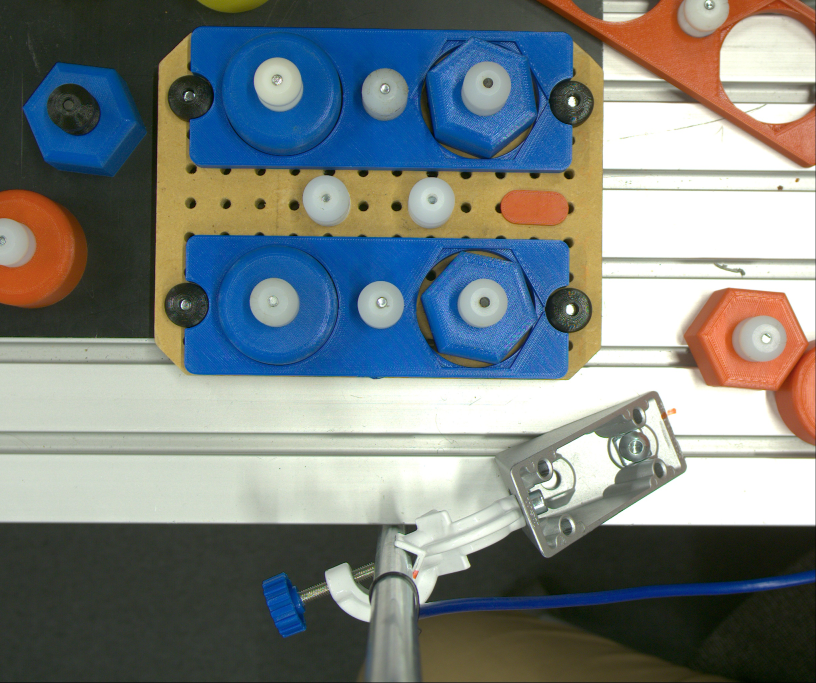
#> input picture image_data/test_images/test_eval_correct_blue_00.jpg, 2448 x 2048 px (shown at 1/3 size); its folder holds only this picture in this run
$ python -i vision_pipeline.py   (imports and definitions only)
#> lines starting #> are read from the running program, lines starting #| are printed output that depends on the picture
"""
vision_pipeline.py

Provides classes and functions for camera handling (Basler/Pylon) and image processing
for industrial vision pipelines. Supports ROI selection, image loading, cropping, preprocessing,
and multiple augmentation routines, enabling flexible integration with vision-centric workflows.
"""

import os
import cv2
import numpy as np
from pypylon import pylon, genicam
import logging

# Configuration
ROI = (528, 63, 1221, 1096)  # ROI for border-cropped part images (x, y, w, h)


# [6 lines left out: function setup_converter, not called in this run]


class Camera:
    """Handle all Basler camera and image preprocessing for the project."""

    # [50 lines left out: functions __init__, setup_cameras, capture_raw, shutdown, not called in this run]


class VisionProcessor:
    """Static methods for loading, preprocessing, cropping, and augmenting images."""

    # [41 lines left out: functions load_images, load_images_npy, not called in this run]

    @staticmethod
    def crop(image: np.ndarray, roi: tuple = ROI) -> np.ndarray:
        """Crop the image to roi=(x, y, w, h) and return result."""
        if image is None:
            raise ValueError("Input image is None")
        x, y, w, h = roi
        return image[y:y + h, x:x + w]

    @staticmethod
    def preprocess(image: np.ndarray, roi: tuple = ROI, resize_to: int = None, normalize: bool = False,
                   visualisation: bool = False) -> np.ndarray:
        """Crop, resize, and preprocess image for ML pipelines.

        Args:
            image (np.ndarray): Input image.
            roi (tuple, optional): ROI for cropping.
            resize_to (int, optional): Output resolution for resizing.
            normalize (bool, optional): If True, normalize to 0-1 and transpose to CHW.
            visualisation (bool, optional): If True, show the preprocessed image.

        Returns:
            np.ndarray: Preprocessed image.
        """
        if roi:
            img = VisionProcessor.crop(image, roi)
        if resize_to:
            img = cv2.resize(img, (resize_to, resize_to))
        if visualisation:
            cv2.namedWindow('Preprocessed Image', cv2.WINDOW_NORMAL)
            cv2.imshow('Preprocessed Image', img)
            cv2.resizeWindow('Preprocessed Image', 1000, 1000)
            cv2.waitKey(0)
            cv2.destroyWindow('Preprocessed Image')
        img = cv2.cvtColor(img, cv2.COLOR_BGR2RGB)
        if normalize:
            img = img.astype(np.float32) / 255.0
            img = np.transpose(img, (2, 0, 1))  # (C, H, W)
        return img

    # [44 lines left out: functions augment_for_anomaly, augment_lighting, augment_color_saturation, not called in this run]

>>> import cv2
>>> picture = cv2.imread('image_data/test_images/test_eval_correct_blue_00.jpg')
#> picture is the input picture: shape (2048, 2448, 3); mean B, G, R 127.3, 128.2, 119.9
>>> result = VisionProcessor().preprocess(picture)
#> in crop, `return image[y:y + h, x:x + w]`:
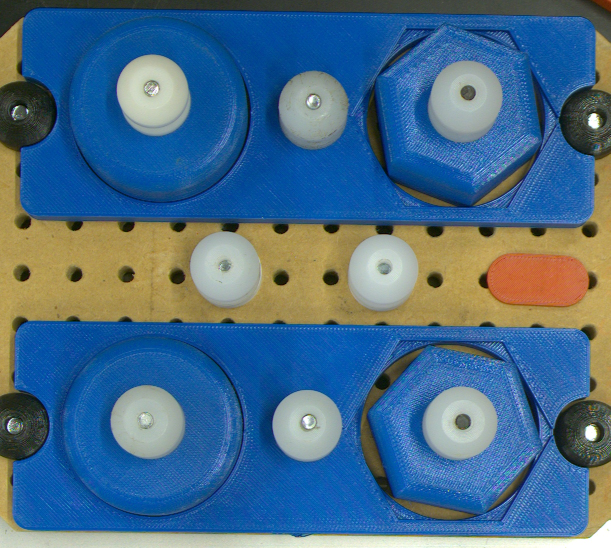
#> returned value: shape (1096, 1221, 3) (shown at 1/2 size); mean of channels 0, 1, 2 136.3, 107.8, 71.6; drawn as B, G, R

$ run again, on image_data/test_images/test_eval_correct_blue_02.jpg
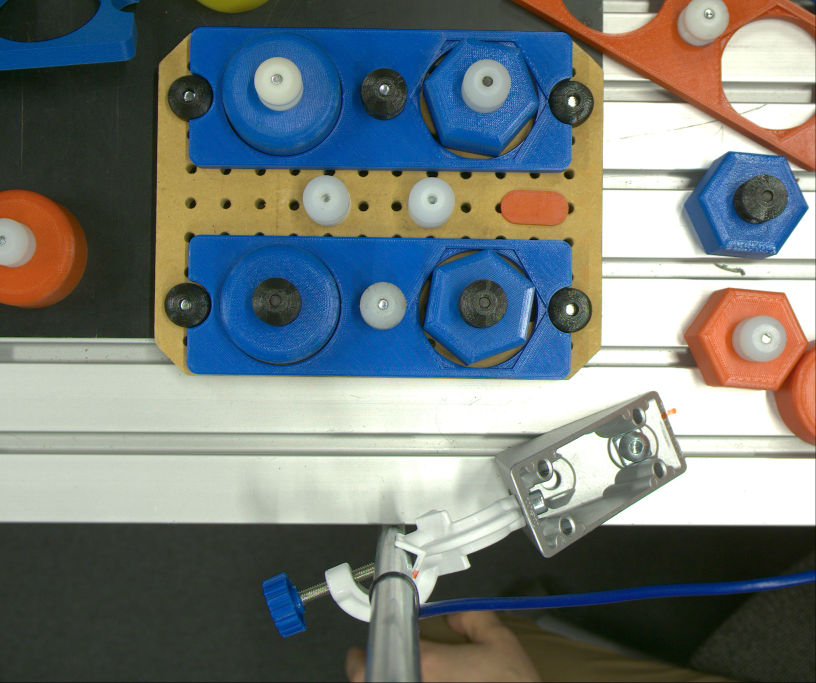
#> input picture image_data/test_images/test_eval_correct_blue_02.jpg, 2448 x 2048 px (shown at 1/3 size)
#> picture is the input picture: shape (2048, 2448, 3); mean B, G, R 121.9, 122.8, 114.6
#> in crop, `return image[y:y + h, x:x + w]`:
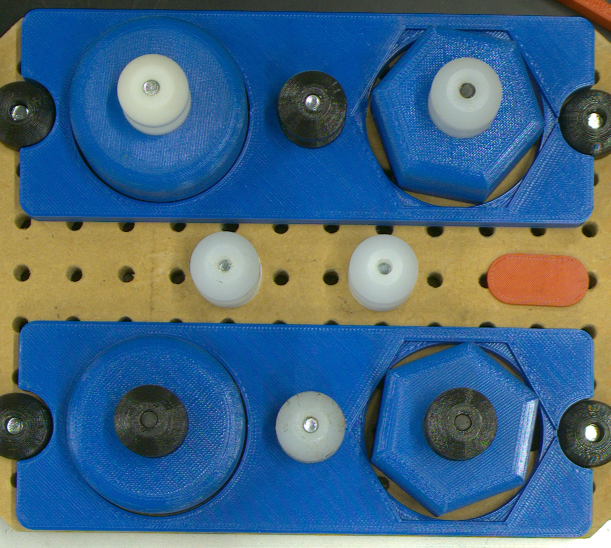
#> returned value: shape (1096, 1221, 3) (shown at 1/2 size); mean of channels 0, 1, 2 129.8, 102.3, 67.4; drawn as B, G, R

$ run again, on image_data/test_images/test_eval_correct_red_00.jpg
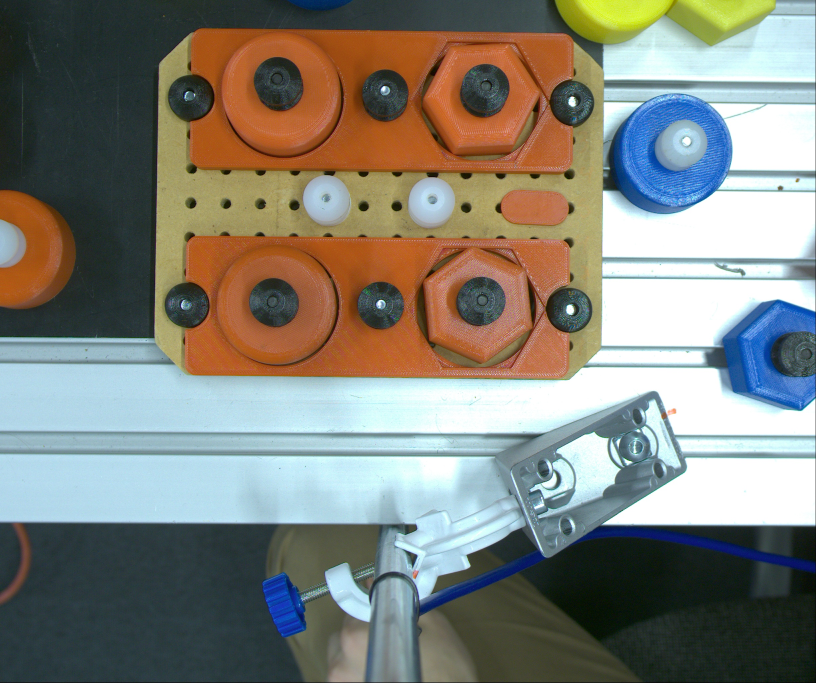
#> input picture image_data/test_images/test_eval_correct_red_00.jpg, 2448 x 2048 px (shown at 1/3 size)
#> picture is the input picture: shape (2048, 2448, 3); mean B, G, R 120.8, 129.6, 129.4
#> in crop, `return image[y:y + h, x:x + w]`:
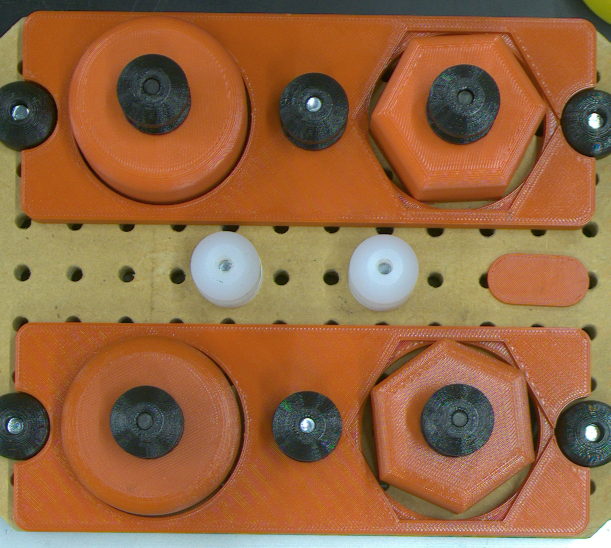
#> returned value: shape (1096, 1221, 3) (shown at 1/2 size); mean of channels 0, 1, 2 65, 102.6, 149.4; drawn as B, G, R

$ run again, on image_data/test_images/test_eval_correct_red_02.jpg
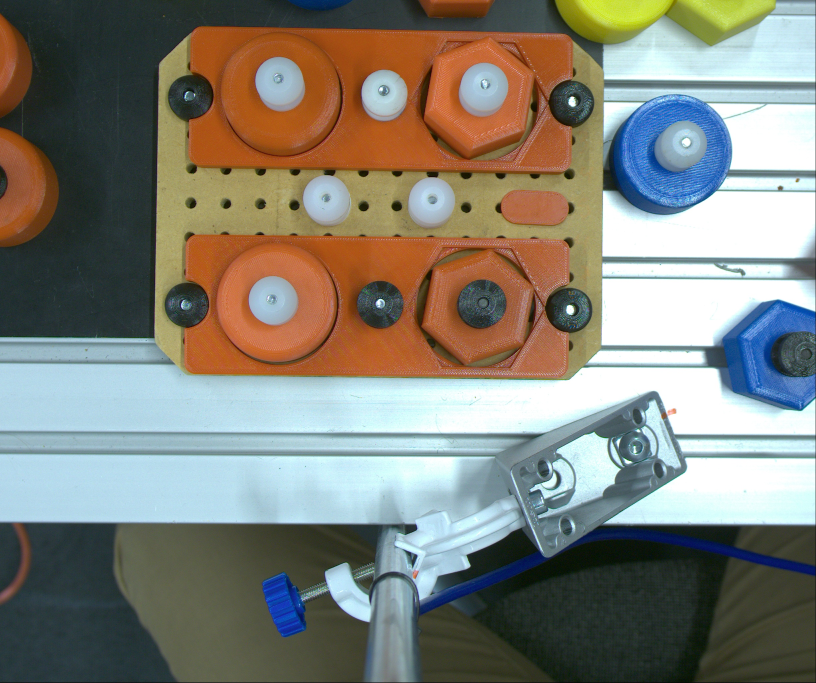
#> input picture image_data/test_images/test_eval_correct_red_02.jpg, 2448 x 2048 px (shown at 1/3 size)
#> picture is the input picture: shape (2048, 2448, 3); mean B, G, R 119.5, 129.2, 129.9
#> in crop, `return image[y:y + h, x:x + w]`:
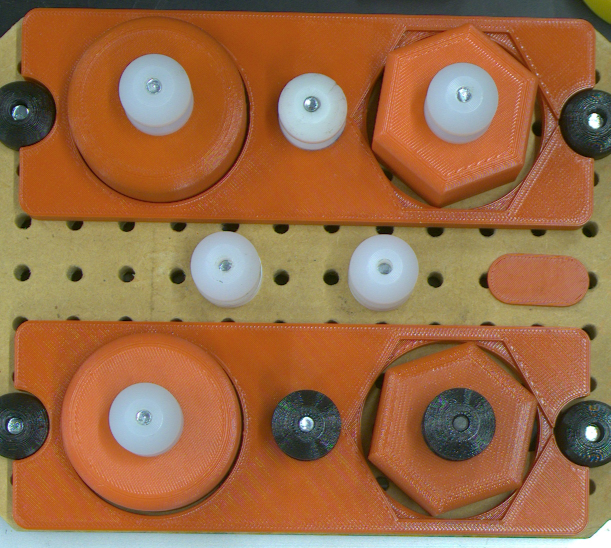
#> returned value: shape (1096, 1221, 3) (shown at 1/2 size); mean of channels 0, 1, 2 69.9, 106.8, 154; drawn as B, G, R
